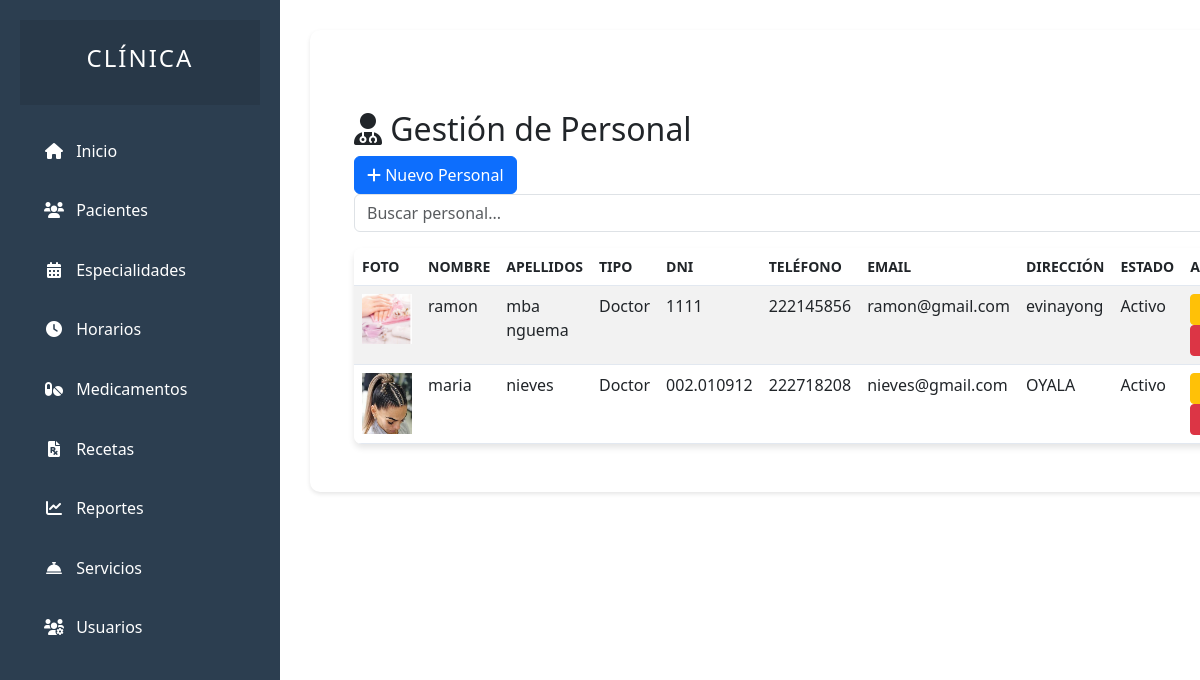
The page /user/Admin/modules/personal/indexpersonal.php on the database as committed earlier.
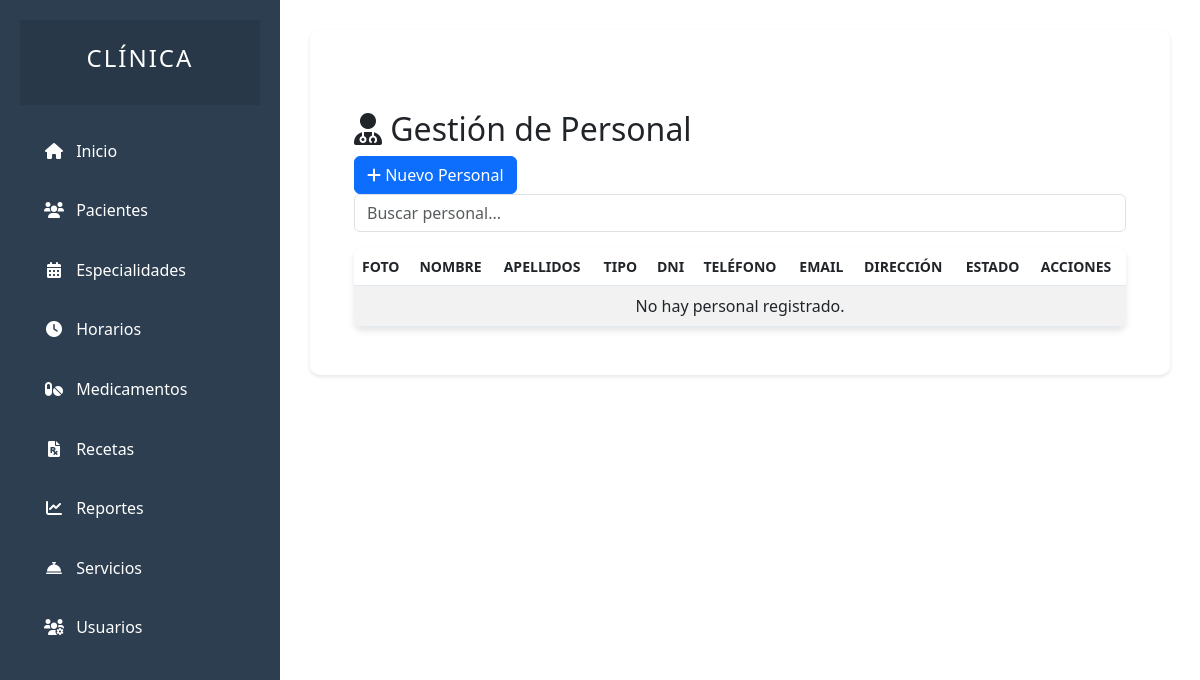
The same page on the database as committed later.
### tables this page shows
CREATE TABLE personal (
  id INT(11) NOT NULL AUTO_INCREMENT,
  nombre VARCHAR(100) NOT NULL,
  apellidos VARCHAR(100) NOT NULL,
  tipo ENUM('Doctor', 'Enfermero', 'Farmaceutico', 'Otro') NOT NULL,
  dni VARCHAR(20) UNIQUE DEFAULT NULL,
  telefono VARCHAR(20) DEFAULT NULL,
  email VARCHAR(100) DEFAULT NULL,
  direccion TEXT DEFAULT NULL,
  estado ENUM('Activo', 'Inactivo') DEFAULT 'Activo',
  fecha_registro DATETIME DEFAULT CURRENT_TIMESTAMP,
  foto VARCHAR(255) DEFAULT NULL,
  fecha_nacimiento DATE DEFAULT NULL,
  genero ENUM('M', 'F', 'O') DEFAULT NULL,
  num_colegiado VARCHAR(50) DEFAULT NULL,
  cv TEXT DEFAULT NULL,
  PRIMARY KEY (id)
);

### user/Admin/modules/personal/personal.php (the view, shortened to what this page needs)
<?php
include '../../config/conexion.php';
$busqueda = isset($_GET['busqueda']) ? $_GET['busqueda'] : '';
$query = "SELECT p.*
          FROM personal p
          WHERE
          p.nombre LIKE '%$busqueda%' OR
          p.apellidos LIKE '%$busqueda%'
          ORDER BY p.fecha_registro DESC";
$resultado = mysqli_query($conexion, $query);
?>
<!DOCTYPE html>
<html lang="es">
<head>
    <link rel="stylesheet" href="../../assets/css/styles.css">
    <link rel="stylesheet" href="https://cdn.jsdelivr.net/npm/bootstrap@5.3.0/dist/css/bootstrap.min.css">
</head>
<body>
    <div class="container mt-5">
        <h2><i class="fas fa-user-md"></i> Gestión de Personal</h2>
        <button class="btn btn-primary" onclick="window.location.href='formupersonal.php'">
            <i class="fas fa-plus"></i> Nuevo Personal
        </button>
        <div class="search-box mb-3">
            <input type="text" class="form-control" id="searchInput" placeholder="Buscar personal...">
        </div>
        <table class="table table-striped mt-3">
            <thead>
                <tr>
                    <th>Foto</th>
                    <th>Nombre</th>
                    <th>Apellidos</th>
                    <th>Tipo</th>
                    <th>DNI</th>
                    <th>Teléfono</th>
                    <th>Email</th>
                    <th>Dirección</th>
                    <th>Estado</th>
                    <th>Acciones</th>
                </tr>
            </thead>
            <tbody>
                <?php if (mysqli_num_rows($resultado) > 0): ?>
                    <?php while ($personal = mysqli_fetch_assoc($resultado)): ?>
                        <tr>
                            <td>
                                <?php if ($personal['foto']): ?>
                                    <img src="../../uploads/<?php echo htmlspecialchars($personal['foto']); ?>" alt="Foto" width="50">
                                <?php else: ?>
                                    Sin foto
                                <?php endif; ?>
                            </td>
                            <td><?php echo htmlspecialchars($personal['nombre']); ?></td>
                            <td><?php echo htmlspecialchars($personal['apellidos']); ?></td>
                            <td><?php echo htmlspecialchars($personal['tipo']); ?></td>
                            <td><?php echo htmlspecialchars($personal['dni']); ?></td>
                            <td><?php echo htmlspecialchars($personal['telefono']); ?></td>
                            <td><?php echo htmlspecialchars($personal['email']); ?></td>
                            <td><?php echo htmlspecialchars($personal['direccion']); ?></td>
                            <td><?php echo htmlspecialchars($personal['estado']); ?></td>
                            <td>
                                <a href="formupersonal.php?id=<?php echo $personal['id']; ?>" class="btn btn-warning btn-sm">Edit</a>
                                <a href="?eliminar=<?php echo $personal['id']; ?>" class="btn btn-danger btn-sm" onclick="return confirm('¿Está seguro de eliminar este personal?')">Elim</a>
                            </td>
                        </tr>
                    <?php endwhile; ?>
                <?php else: ?>
                    <tr>
                        <td colspan="10" class="text-center">No hay personal registrado.</td>
                    </tr>
                <?php endif; ?>
            </tbody>
        </table>
    </div>
</body>
</html>

Rows that differ between the two databases and show on the page:
removed personal: foto (picture), nombre "ramon", apellidos "mba nguema", tipo "Doctor", dni "1111", telefono "222145856", email "ramon@gmail.com", direccion "evinayong", estado "Activo"
removed personal: foto (picture), nombre "maria", apellidos "nieves", tipo "Doctor", dni "002.010912", telefono "222718208", email "nieves@gmail.com", direccion "OYALA", estado "Activo"
Other text that changed with them:
text now shown: "No hay personal registrado."
